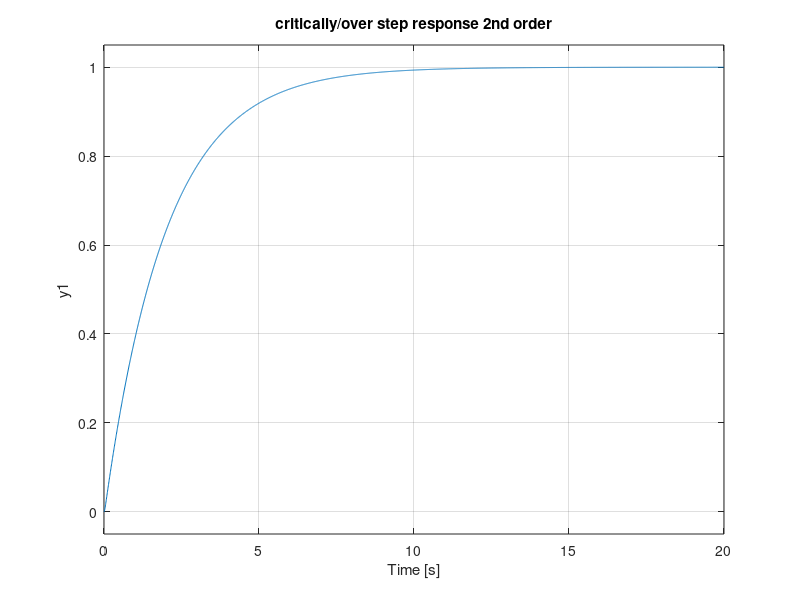

The MATLAB script that drew this image:
%second order system overdamp & critically damped
wn = input('enter natural frequency');
zeta = input('damping ratio');
num = [wn*wn];
denr = [1 2*zeta*wn wn*wn];
sys = tf(num,denr);
step(sys);
title('critically/over step response 2nd order')
%%same for overdamped and critically damped only zeta value will change  zeta 3 andzeta=1
